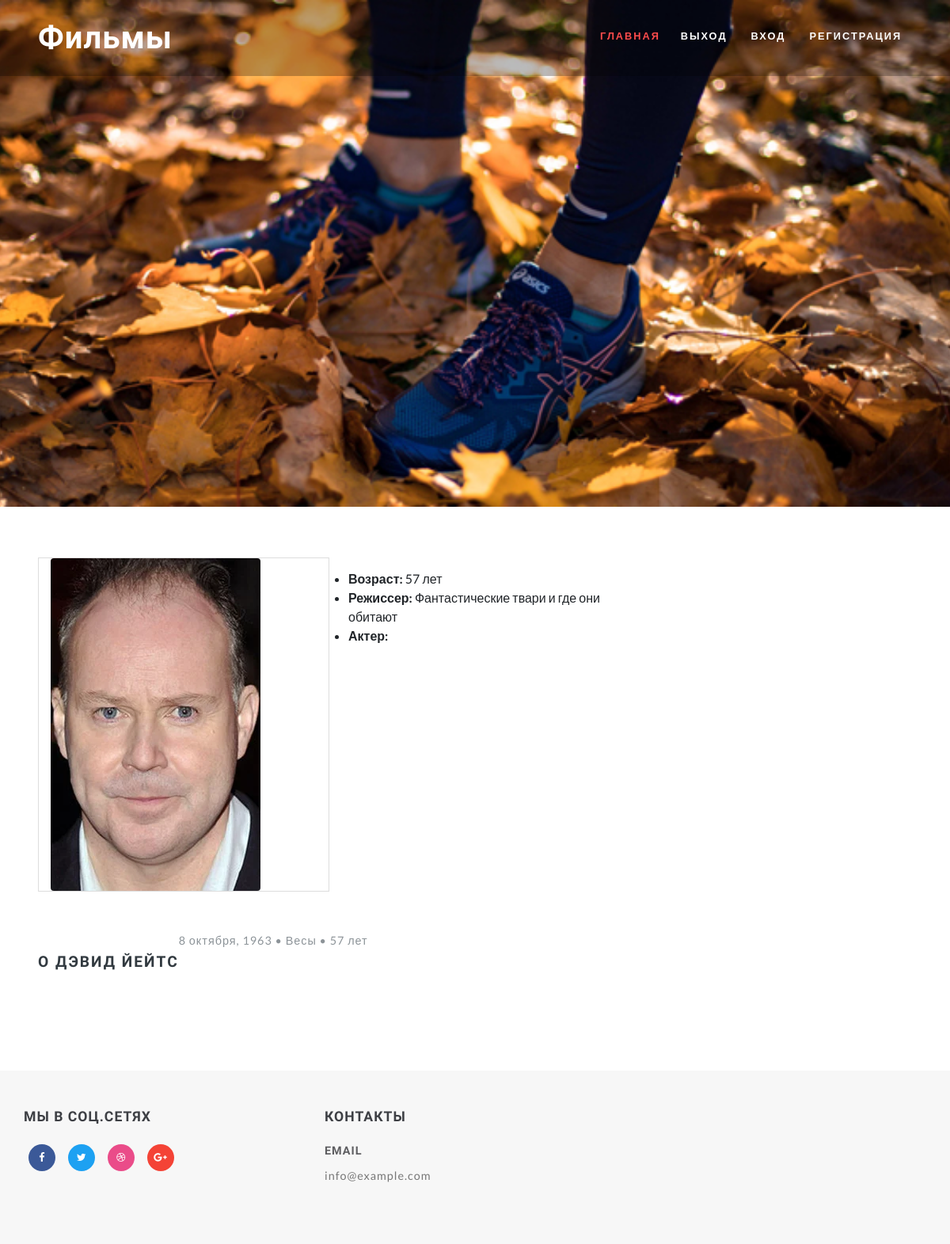
The page /movie/actor/Дэвид Йейтс/ on the database its author committed.
### movies/models.py (models this page shows, shortened)
class Actor(models.Model):
    name = models.CharField("Имя", max_length=100)
    age = models.PositiveSmallIntegerField("Возраст", default=0)
    description = models.TextField("Описание")
    image = models.ImageField("Изображение", upload_to="actors/")
    class Meta:
        verbose_name = "Актеры и режиссеры"
        verbose_name_plural = "Актеры и режиссеры"

class Movie(models.Model):
    title = models.CharField("Название", max_length=100)
    description = models.TextField("Описание")
    poster = models.ImageField("Постер", upload_to="images/")
    year = models.PositiveSmallIntegerField("Дата выхода", default=2021)
    country = models.CharField("Страна", max_length=30)
    directors = models.ManyToManyField(Actor, verbose_name="режиссер", related_name="film_director")
    actors = models.ManyToManyField(Actor, verbose_name="актеры", related_name="film_actor")
    genres = models.ManyToManyField(Genre, verbose_name="жанры")
    film = models.FileField("Просмотр", upload_to="files/")
    url = models.SlugField(max_length=130, unique=True)
    draft = models.BooleanField("Черновик", default=False)
    class Meta:
        verbose_name = "Фильм"
        verbose_name_plural = "Фильмы"

### movies/views.py (the view)
# urls.py: path("actor/<str:slug>/", views.ActorView.as_view(), name="actor_detail"),
class ActorView(DetailView):
    model = Actor
    template_name = 'movies/actor.html'
    slug_field = "name"

### templates/movies/actor.html (shortened to what this page needs)
{% extends 'movies/base.html' %}
{% load static %}
{% block container %}
    <div class="container py-md-3">
{% endblock container %}
{% block movie %}
    <div class="left-ads-display col-lg-8">
        <div class="row">
            <div class="desc1-left col-md-6">
                <img src="{{ actor.image.url }}" class="img-fluid" alt="">
            </div>
            <div class="desc1-right col-md-6 pl-lg-4">
                <ul>
                    <li>
                        <span><b>Возраст:</b> {{ actor.age }} лет</span></li>
                    <li>
                        <span><b>Режиссер:</b>
                            {% for movie in actor.film_director.all %}
                                {{ movie.title }}
                            {% endfor %}
                        </span>
                    </li>
                    <li><span><b>Актер:</b>
                    </span>
                    </li>
                </ul>
            </div>
        </div>
        <div class="row sub-para-w3layouts mt-5">
            <h3 class="shop-sing editContent">
                О {{ actor.name }}
            </h3>
            <p class="editContent">
                {{ actor.description|safe }}
            </p>
        </div>
    </div>
{% endblock movie %}

### static/css/style.css (style rules this page uses)
html, body { margin: 0; font-size: 100%; background: #fff; font-family: 'Lato', sans-serif; scroll-behavior: smooth; }
h1, h2, h3, h4, h5, h6 { margin: 0; letter-spacing: 1px; font-weight: 600; font-family: 'Source Sans Pro', sans-serif; }
p { font-size: 0.9em; color: #8c9398; line-height: 2em; letter-spacing: 1px; }
ul { margin: 0; padding: 0; }
body img { border-radius: 4px; -webkit-border-radius: 4px; -o-border-radius: 4px; -moz-border-radius: 4px; -ms-border-radius: 4px; }
.desc1-left { border: 1px solid #ddd; }
h3.shop-sing { text-transform: uppercase; font-size: 1.2em; letter-spacing: 2px; margin: 1.5em 0 2em 0; color: #323a40; }

### rows shown on the page
Actor: image (picture), age "57", name "ДЭВИД ЙЕЙТС", description "8 октября, 1963 • Весы • 57 лет"
Movie: title "Фантастические твари и где они обитают"
